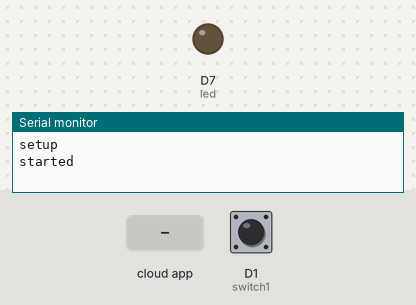
The sketch below on a simulated ESP8266 (NodeMCU). On the bench: output pins drawn as LEDs (lit = HIGH), the last lines printed to the serial monitor. The inputs (shaded band) are chosen by the test bench; at power-on: D1 (switch1) HIGH. WiFi joins after 1.5 s; servers stay silent unless stated; the Firebase database answers and starts empty.

Above: at 3.1 s.
3.2 s: D1 (switch1) pulled LOW for 1.55 s
At 5.0 s:
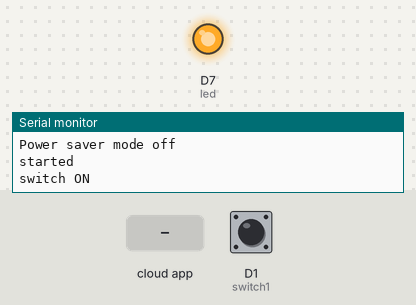
10.3 s: the phone or cloud app sets S1 to 1
At 12.5 s:
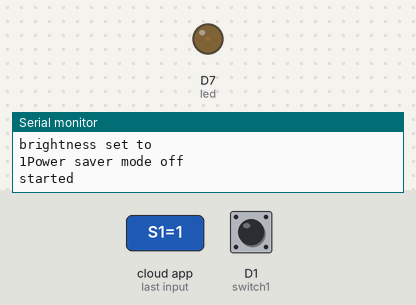
12.8 s: the phone or cloud app sets S2 to 1
At 14.9 s:
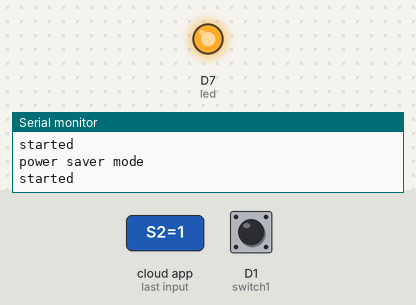
15.2 s: the phone or cloud app sets S2 to 0
At 16.5 s:
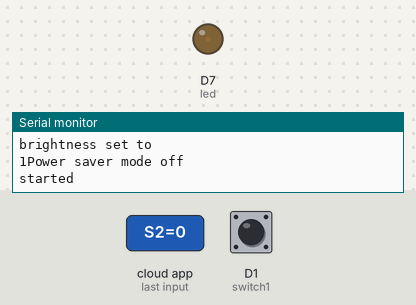
17.7 s: D1 (switch1) pulled LOW for 3.2 s
At 19.0 s:
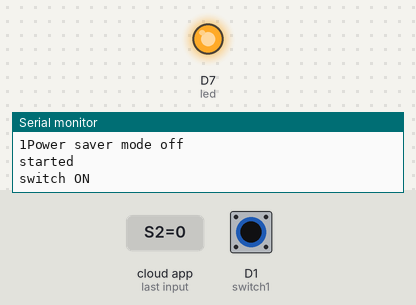
26.6 s: the phone or cloud app sets S1 to 0
At 28.2 s:
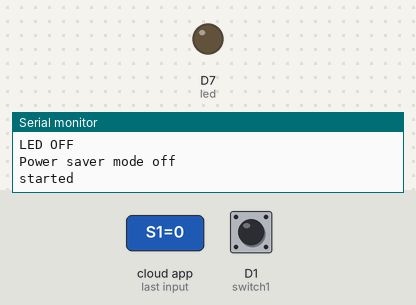
Timing chart, 0 to 29.7 s (numbered marks = the images above; inputs shaded):
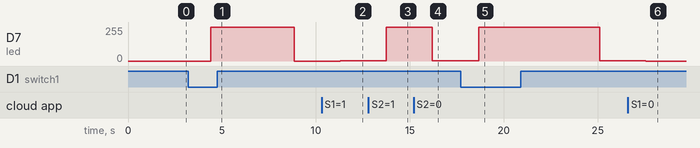

Measured:
- after the input at 3.2 s, D7 (led): 0/255 → 255/255 after 1.2 s, → 0/255 4.5 s later
- after the input at 10.3 s, D7 (led): 0/255 → 1/255 after 1.0 s
- after the input at 12.8 s, D7 (led): 1/255 → 255/255 after 0.96 s
- after the input at 15.2 s, D7 (led): 255/255 → 1/255 after 1.0 s
- after the input at 17.7 s, D7 (led): 1/255 → 255/255 after 0.96 s, → 1/255 6.5 s later
- after the input at 26.6 s, D7 (led): 1/255 → 0/255 after 0.96 s

The sketch:

lighting_system1.ino
```cpp
#include <ESP8266WiFi.h>
#include <FirebaseArduino.h>
#include <DNSServer.h>
#include <ESP8266WebServer.h>
#include <WiFiManager.h>
#define FIREBASE_HOST "********.firebaseio.com"                     //the Firebase Project URL goes here without "http:" , "\" and "/"
#define FIREBASE_AUTH "************************"       //Firebase Database Secret
#define WIFI_SSID "*****"
#define WIFI_PASSWORD "********"
#define led D7  // LED on Pin D7/GPIO 13 of NodeMCU
#define switch1 D1 // switch connected to D1 on nodemcu
int pirop; // Place to store power-saver mode input
int x1;
int y;
int b;
int switchstat;

void setup()
{
  // Debug console
  Serial.begin(115200);
  pinMode(led, OUTPUT);
  pinMode(switch1, INPUT);
  Serial.println("setup");
  switchstat = digitalRead(switch1);
  if (!switchstat){
    Serial.println("switch ON");
    digitalWrite(led, HIGH);}
  WiFiManager wifiManager;
  wifiManager.autoConnect("SSL");
  IPAddress ip = WiFi.localIP();
  Firebase.begin(FIREBASE_HOST,FIREBASE_AUTH); //connect to firebase cloud
  Firebase.setInt("S1",0);                     //Set initializing values in firebase variables
  Firebase.setInt("S2",0);
  Firebase.setInt("S3",1);
}

void firebasereconnect()
{
  Serial.println("Trying to reconnect");
  Firebase.begin(FIREBASE_HOST,FIREBASE_AUTH);
}

void loop()
{
  Serial.println("started");
  switchstat = digitalRead(switch1);// when switch on board the system is ON
  if (!switchstat){
    Serial.println("switch ON");
    digitalWrite(led, HIGH);}
    delay(2000);
  if (switchstat)     //when switch on board the system is OFF, switch system control to mobile application
  {
    if (Firebase.failed())
      {
        Serial.print("setting number failed:");
        Serial.println(Firebase.error());
        firebasereconnect();    //If connection to firebase fails reconnect
        return;
      }
    else {

    x1 = Firebase.getInt("S1");//get firebase variable S1 value and store it in x1
    b = Firebase.getInt("S3");//get firebase variable S3 value and store it in b
    pirop = Firebase.getInt("S2");//get firebase variable S2 value and store it in pirop

    if(x1==1 && pirop==0)//If power ON button pressed and
    {
      //digitalWrite(led, HIGH);
      Serial.println("LED ON");
      if (b)
      {
        analogWrite(led, b);
        Serial.println("brightness set to");
        Serial.print(b);
      }
    }
      else if (x1==0)
     {
      digitalWrite(led, LOW);
      Serial.println("LED OFF");
      //ESP.deepSleep(10000, WAKE_RF_DEFAULT);
     }

    if (pirop == 1)
    {
        analogWrite(led, 500);
        Serial.println("power saver mode");
    }
    else {
      Serial.println("Power saver mode off");
      }
   }
 }
}
```
